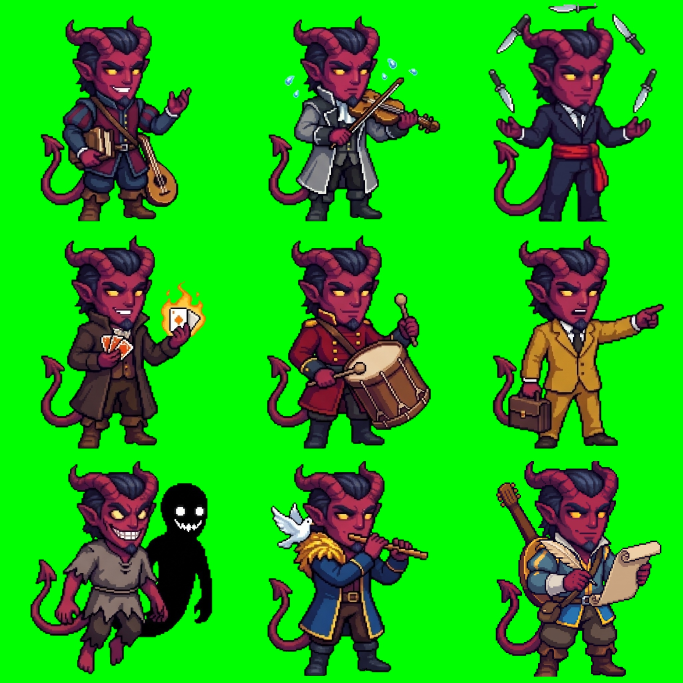
#> input picture assets-ham/karakter/bard-male-tiefling.jpg, 2048 x 2048 px, given in place of human-erkek-cleric-ID9.webp, which was not available (shown at 1/3 size)
$ python cleric-id9-halka.py
#> lines starting #> are read from the running program, lines starting #| are printed output that depends on the picture; after the words box and inside, x2 and y2 are one past the last pixel; in counts of white or black regions, pixels touching at a corner belong together
#!/usr/bin/env python3
"""Cleric ID9 (Birlik Manastırı) boncuk halkası tek tip ÖNİZLEMESİ (2026-11-19; jetonlara YAZMAZ, onay bekliyor).
`python3 scripts/cleric-id9-halka.py` → docs/sabah/cleric-id9-halka/: once-sonra-3x.png (18 jeton, önce | sonra), aday/<jeton>.png (256 px aday),
rapor.json. 9 ırk × 2 cinsiyet (Celestial hariç).
1) Silme: baş bölgesinde (baş tepesinin 40 px üstünden baş tepesi + 80 px'e, baş merkezine ±80 px) sarı-yeşil boncuk renkli pikseller
   (ton 40–95°, doygunluk ≥ 0,30, parlaklık ≥ 0,45) halka sayılır; halka çıkarılınca karakterin ana gövdesinden kopan bu bölgedeki opak parçalar
   (boncuk dış çizgileri) de silinir. Çaydanlık buharı (nane yeşili, ton > 95°) ve bölge dışı eşya dokunulmaz.
2) Referans: human-erkek-cleric-ID9 halkası (aynı yöntemle ayrılan katman). Baş geometrisi: baş merkez sütununu kesen ilk geniş (≥ 10 px) koşu =
   baş tepesi (boynuz uçları yanlarda kaldığı için sayılmaz), baş genişliği = tepe + 14 satırdaki merkez koşu. Halka ölçek = hedef kafatası eni /
   referans kafatası eni (tepe + 6/10/14 satırlarının en darı; 0,85–1,10 arası sınırlı); konum referanstaki baş tepesine göre aynı oranla. Halka karakterin ARKASINDA (jeton halkanın üstüne bindirilir).
2b) 2026-11-19 ek: Tiefling ve Dragonborn (BOYNUZLU) halka boynuz uçlarının üstüne alınır (boncuk ile kafatası dışındaki baş bölgesi gövdesi
   kesişmez); elf kadın (TAM) boncukları tam görünür (halka figürün hiçbir pikseliyle kesişmez). Halka yukarı kaydırılır; tuvale sığmazsa figür ayak
   hizası sabit kalarak 0,01 adımla en az gereken kadar küçültülür (en çok 0,80). Diğer ırklar değişmez. Tiefling kadın ID9 (çizim erkek) önizlemede yok.
3) Dragonborn: pul maskesine dokunulmaz; silinen eski halka piksellerinin pul maskesiyle kesişimi raporlanır (beklenen 0)."""
import json, os
import numpy as np
from PIL import Image, ImageDraw
from scipy import ndimage as ndi
D, OUT = 'public/characters', 'docs/sabah/cleric-id9-halka'
RACES = ['human', 'elf', 'dwarf', 'orc', 'gnome', 'goliath', 'halfling', 'tiefling', 'dragonborn']

def hsv(rgb):
    c = rgb.astype(float) / 255; mx = c.max(-1); mn = c.min(-1); d = mx - mn + 1e-9
    r, g, b = c[..., 0], c[..., 1], c[..., 2]
    h = np.where(mx == r, ((g - b) / d) % 6, np.where(mx == g, (b - r) / d + 2, (r - g) / d + 4)) * 60
    return h, d / (mx + 1e-9), mx

def head(a, ring=None):
    al = a[..., 3] > 127
    if ring is not None: al &= ~ring
    lab, n = ndi.label(al, structure=np.ones((3, 3))); sz = ndi.sum(al, lab, range(1, n + 1)); body = lab == 1 + int(np.argmax(sz))
    ys, xs = np.where(body); top = ys.min()
    cx = int(np.median(xs[ys < top + 70]))
    def run(y):
        row = body[y]
        if not row[cx]: return None
        x0 = cx
        while x0 > 0 and row[x0 - 1]: x0 -= 1
        x1 = cx
        while x1 < 255 and row[x1 + 1]: x1 += 1
        return x0, x1
    ht = next(y for y in range(top, 256) if (r := run(y)) and r[1] - r[0] + 1 >= 10)
    r = run(ht + 14) or run(ht + 10)
    return ht, (r[0] + r[1]) / 2, r[1] - r[0] + 1, body

def split_ring(a):
    """→ (halka katmanı RGBA, halkasız jeton, halka maskesi). (a) baş üstü bandında (tepe − 40 … tepe + 80, merkez ± 80) boncuk renkli her piksel;
    (b) daha geniş bölgede (tepe − 40 … tepe + 190, merkez ± 110) ana gövdeden kopuk, en az %15'i boncuk renkli, küçük (≤ 400 px) ve boncuk
    biçimli (≤ 30×30, en/boy 0,5–2) parçalar (yandaki dağınık boncuklar); (c) (a)'ya bitişik, gövdeden kopuk dış çizgiler. Gövdeye bağlı eşya (çaydanlık, fincan) ve buhar (ton > 95°) kalır."""
    h, s, v = hsv(a[..., :3]); al = a[..., 3] > 20
    col = al & (h >= 40) & (h <= 95) & (s >= 0.30) & (v >= 0.45)
    ht0, cx0, hw0, _ = head(a, ndi.binary_dilation(col, iterations=2))
    reg = np.zeros(al.shape, bool); reg[max(0, ht0 - 40):ht0 + 80, max(0, int(cx0) - 80):int(cx0) + 81] = True
    wide = np.zeros(al.shape, bool); wide[max(0, ht0 - 40):ht0 + 190, max(0, int(cx0) - 110):int(cx0) + 111] = True
    ring = col & reg
    op = a[..., 3] > 0
    lab, n = ndi.label(op, structure=np.ones((3, 3))); sz = ndi.sum(op, lab, range(1, n + 1)); mainid = 1 + int(np.argmax(sz))
    for i, sl in enumerate(ndi.find_objects(lab), 1):
        if i == mainid or sz[i - 1] > 400: continue
        m_ = lab == i; bw, bh = sl[1].stop - sl[1].start, sl[0].stop - sl[0].start
        bead = bw <= 30 and bh <= 30 and 0.5 <= bw / max(bh, 1) <= 2.0          # yuvarlak, küçük (boncuk); yaprak/alev efekti değil
        hm = float(np.median(h[m_ & (s > 0.25)])) if (m_ & (s > 0.25)).any() else 0.0   # parçanın baskın tonu (buhar nane yeşili > 95° kalır)
        if (m_ & wide).sum() == m_.sum() and (m_ & col).sum() >= 0.15 * m_.sum() and 40 <= hm <= 95 and (bead or sl[0].stop <= ht0 + 80): ring |= m_
    rest = op & ~ring
    lab, n = ndi.label(rest, structure=np.ones((3, 3))); sz = ndi.sum(rest, lab, range(1, n + 1)); main = lab == 1 + int(np.argmax(sz))
    loose = rest & ~main & wide & ndi.binary_dilation(ring, iterations=4)
    m = ring | loose
    layer = np.zeros_like(a); layer[m] = a[m]
    clean = a.copy(); clean[m] = 0
    return layer, clean, m

def skull_width(body, ht, cx):
    """Kafatası eni: tepe + 6/10/14 satırlarında merkez sütunu kesen koşuların en darı (alt satırlarda saç, kulak ve boynuz eni şişirir)."""
    ws = []
    for y in (ht + 6, ht + 10, ht + 14):
        row = body[y]; c = int(cx)
        if not row[c]: continue
        x0 = c
        while x0 > 0 and row[x0 - 1]: x0 -= 1
        x1 = c
        while x1 < 255 and row[x1 + 1]: x1 += 1
        ws.append(x1 - x0 + 1)
    return min(ws)

OLCEK = (0.85, 1.10)   # ölçek sınırı: saç/kulak/boynuz eni yine şişirirse halka aşırı büyümesin

BOYNUZLU = {'tiefling', 'dragonborn'}          # halka boynuz uçlarının üstüne: boncuklar boynuzla hiç kesişmez
TAM = {'elf-kadin-cleric-ID9'}                 # boncuklar tam görünür: halka figürün hiçbir pikseliyle kesişmez
HARIC = {}   # 3. tur: Tiefling kadın ID9 yeni çizimle geri geldi
KUCULT = [round(1 - 0.01 * i, 2) for i in range(0, 21)]   # 1,00 … 0,80: üstten sığmazsa figür ayak hizası sabit kalarak en az gereken kadar küçültülür

# [49 lines left out: functions shrink, forbidden_of, place, not called in this run]

def compose(clean, rimg, x0, y0):
    can = Image.new('RGBA', (256, 256), (0, 0, 0, 0)); can.paste(rimg, (x0, y0), rimg)
    can.alpha_composite(Image.fromarray(clean, 'RGBA')); return np.array(can)

# 2026-11-19 (3. tur): kullanıcı örnekleri (assets-ham/eksikler/halka-ornek-tiefling-erkek.png, -dragonborn-kadin.png; 1/4 indirgeme = jeton ölçeği)
# ölçüldü: halka eni = kafatası eni × 0,48 (0,50 / 0,46), boy/en 0,68 (25/36, 21/31), alt kenar = baş tepesi + 2 (başın arkasına girer),
# yatay merkez = baş merkezi + ırk payı × kafatası eni (Tiefling −0,035, Dragonborn −0,11). Figür küçültülmez.
ORNEK = {'en': 0.48, 'boy_en': 0.68, 'alt': 2, 'x': {'tiefling': -0.035, 'dragonborn': -0.11, 'elf': 0.0}}
YENI = {'tiefling-kadin-cleric-ID9': 'tiefling-kadin-cleric-ID9-yeni.jpg'}   # yeni çizim kaynağı (assets-ham/karakter/)

# [35 lines left out: functions small_ring, new_token, not called in this run]

def main():
    os.makedirs(f'{OUT}/aday', exist_ok=True)
    ref = np.array(Image.open(f'{D}/human-erkek-cleric-ID9.webp').convert('RGBA'))
    rl, rc, rm = split_ring(ref); rht, rcx, _, rbody = head(rc); rhw = skull_width(rbody, rht, rcx)
#> in hsv, `r, g, b = c[..., 0], c[..., 1], c[..., 2]`:
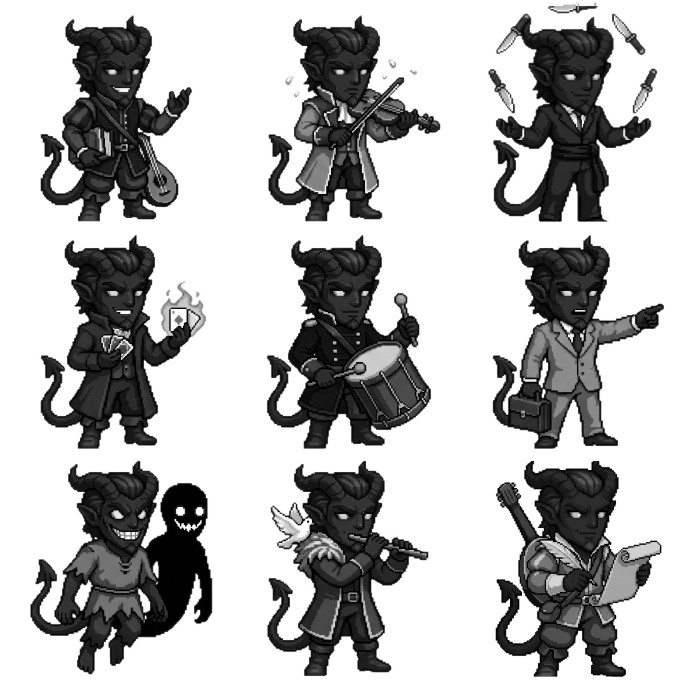
#> g: shape (2048, 2048) float64 (shown at 1/3 size); min 0, max 1, mean 0.714
#> in hsv, `r, g, b = c[..., 0], c[..., 1], c[..., 2]`:
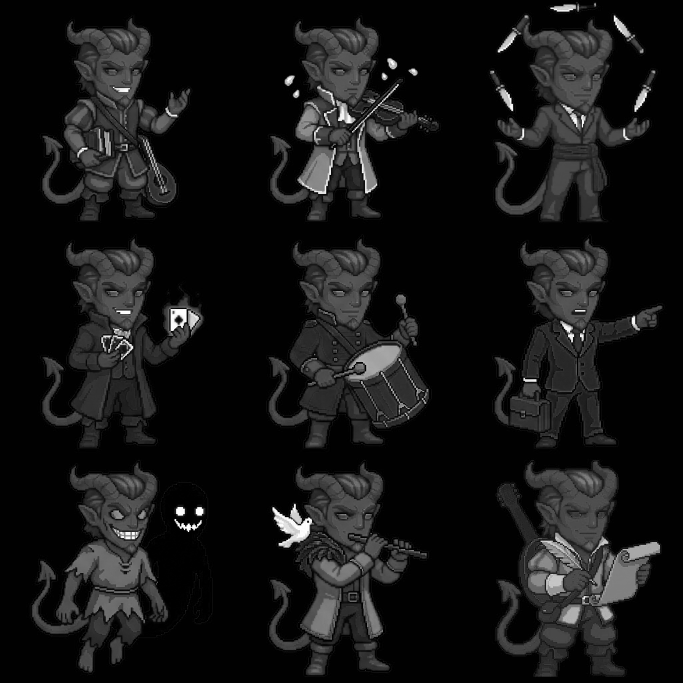
#> b: shape (2048, 2048) float64 (shown at 1/3 size); min 0, max 1, mean 0.0838
#> in hsv, `h = np.where(mx == r, ((g - b) / d) % 6, np.where(mx == g, (b - r) / d..`:
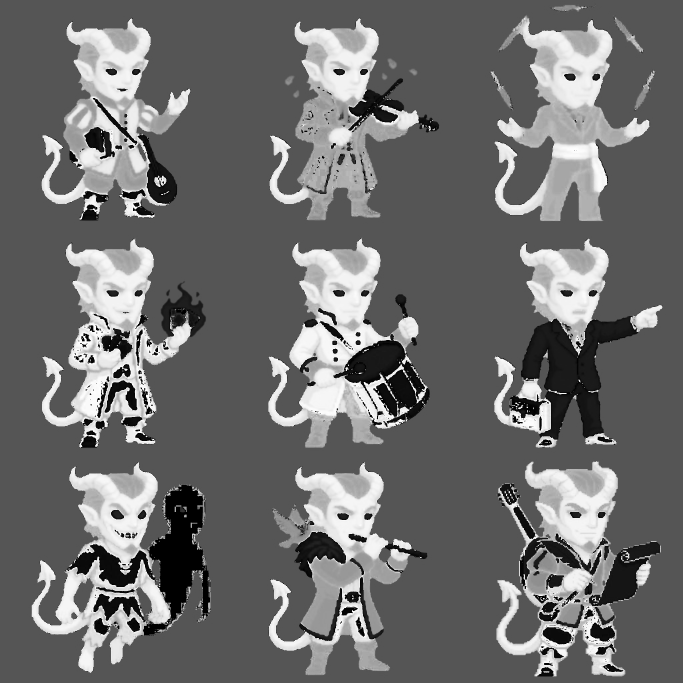
#> h: shape (2048, 2048) float64 (shown at 1/3 size); min 0, max 359.7, mean 155.3; drawn with min black and max white
#> in split_ring, `h, s, v = hsv(a[..., :3])`:
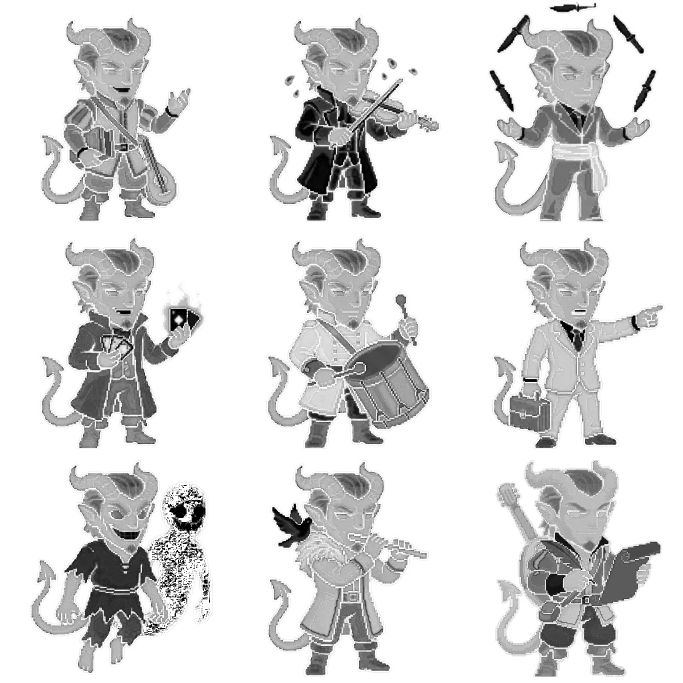
#> s: shape (2048, 2048) float64 (shown at 1/3 size); min 1e-09, max 1, mean 0.862
#> in split_ring, `al = a[..., 3] > 20`: al: shape (2048, 2048) bool; every value is 1
#> in split_ring, `col = al & (h >= 40) & (h <= 95) & (s >= 0.30) & (v >= 0.45)`:
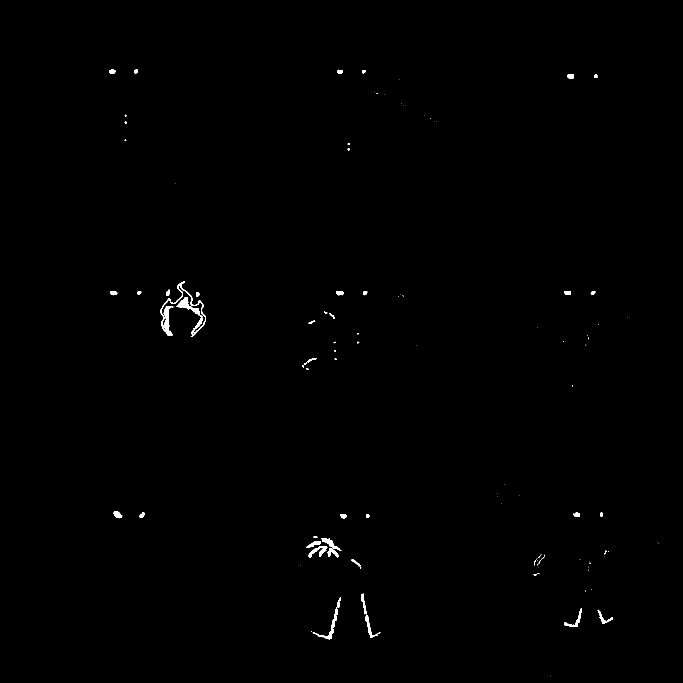
#> col: shape (2048, 2048) bool (shown at 1/3 size); 0.32% white; 120 white regions (72 under 20 px), largest, box (x1, y1, x2, y2) and area: (482, 844, 618, 1011) 2624, (528, 891, 609, 989) 1406, (953, 1826, 1014, 1918) 920
#> in head, `if ring is not None: al &= ~ring`:
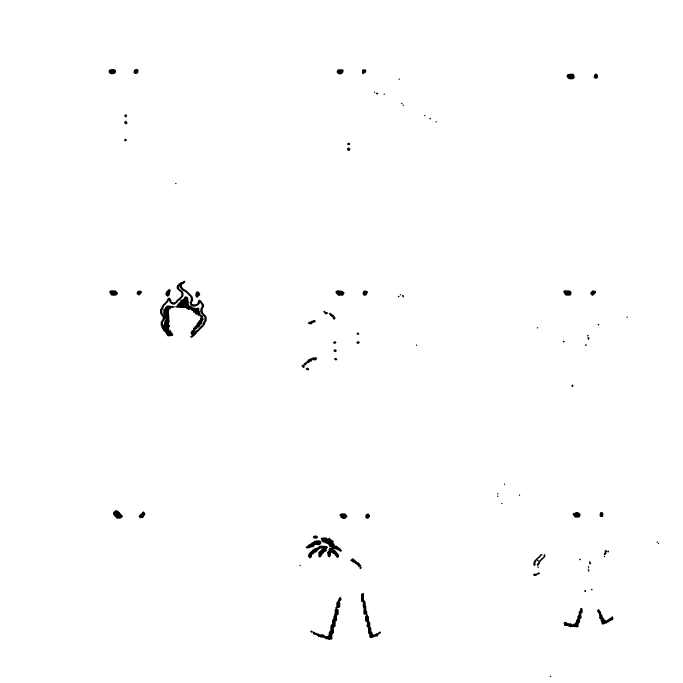
#> al: shape (2048, 2048) bool (shown at 1/3 size); 99.4% white; 86 black regions (29 under 20 px), largest, box (x1, y1, x2, y2) and area: (480, 842, 620, 1013) 6796, (931, 1790, 1025, 1920) 1937, (962, 1612, 1026, 1674) 1579
#> in head, `lab, n = ndi.label(al, structure=np.ones((3, 3)))`:
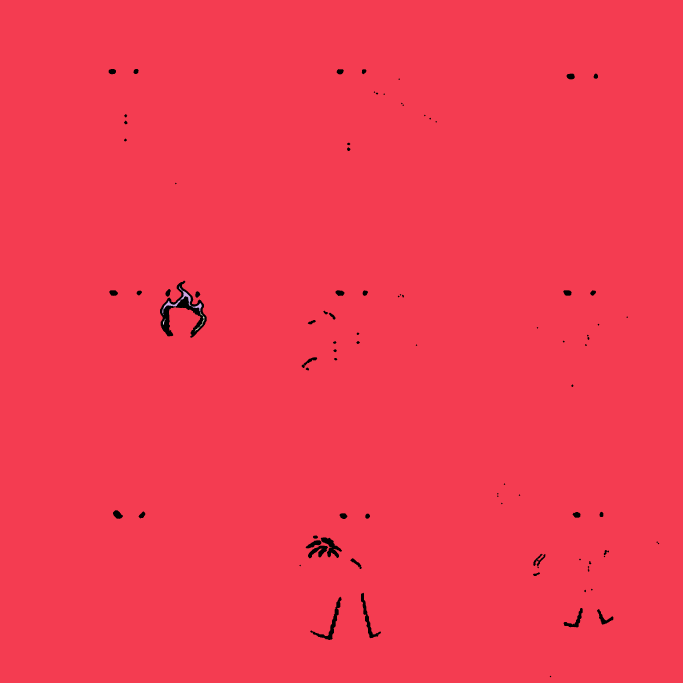
#> lab: shape (2048, 2048) int32 (shown at 1/3 size); 6 distinct labels, from 0 to 5; one colour per label, 0 black
#> in head, `lab, n = ndi.label(al, structure=np.ones((3, 3)))`: n = 5
#> in head, `sz = ndi.sum(al, lab, range(1, n + 1))`: sz = [4169432, 1059, 165, 43, 2]
#> in head, `top = ys.min()`: top = 0
#> in head, `cx = int(np.median(xs[ys < top + 70]))`: cx = 1023
#> the loop in run, `while x0 > 0 and row[x0 - 1]: x0 -= 1` made 1023 passes
#> x0 on passes 1 to 3: 1022, 1021, 1020
#> after the loop in run, `while x0 > 0 and row[x0 - 1]: x0 -= 1`: x0 = 0
#> in run, `x1 = cx`: x1 = 1023
#> in head, `ht = next(y for y in range(top, 256) if (r := run(y)) and r[1] - r[0] ..`: ht = 0
#> the loop in run (call 2), `while x0 > 0 and row[x0 - 1]: x0 -= 1` made 1023 passes
#> in head, `r = run(ht + 14) or run(ht + 10)`: r = (0, 1023)
#> in split_ring, `ht0, cx0, hw0, _ = head(a, ndi.binary_dilation(col, iterations=2))`: ht0 = 0; cx0 = 511.5; hw0 = 1024
#> in split_ring, `ring = col & reg`: ring: shape (2048, 2048) bool; every value is 0
#> in split_ring, `lab, n = ndi.label(op, structure=np.ones((3, 3)))`: lab: shape (2048, 2048) int32; every value is 1
#> in split_ring, `lab, n = ndi.label(op, structure=np.ones((3, 3)))`: n = 1
#> in split_ring, `sz = ndi.sum(op, lab, range(1, n + 1))`: sz = [4194304]
#> in split_ring, `mainid = 1 + int(np.argmax(sz))`: mainid = 1
#> the loop in split_ring, `for i, sl in enumerate(ndi.find_objects(lab), 1):` made 1 pass
#> i on pass 1: 1
#> in split_ring, `layer[m] = a[m]`: layer: shape (2048, 2048, 4); every value is 0
#> after `rht, rcx, _, rbody = head(rc)`: rht = 0; rcx = 511.5
#> after the loop in skull_width, `for y in (ht + 6, ht + 10, ht + 14):`: ws = [512, 512, 512]
#> after `rhw = skull_width(rbody, rht, rcx)`: rhw = 512
    al_ = rl[..., 3] > 0; lab_, k_ = ndi.label(al_, structure=np.ones((3, 3))); sz_ = ndi.sum(al_, lab_, range(1, k_ + 1))
#> after `lab_, k_ = ndi.label(al_, structure=np.ones((3, 3)))`: k_ = 0
#> after `sz_ = ndi.sum(al_, lab_, range(1, k_ + 1))`: sz_ = empty array
#> (the run stopped early here; a loop or call above may not have finished)
